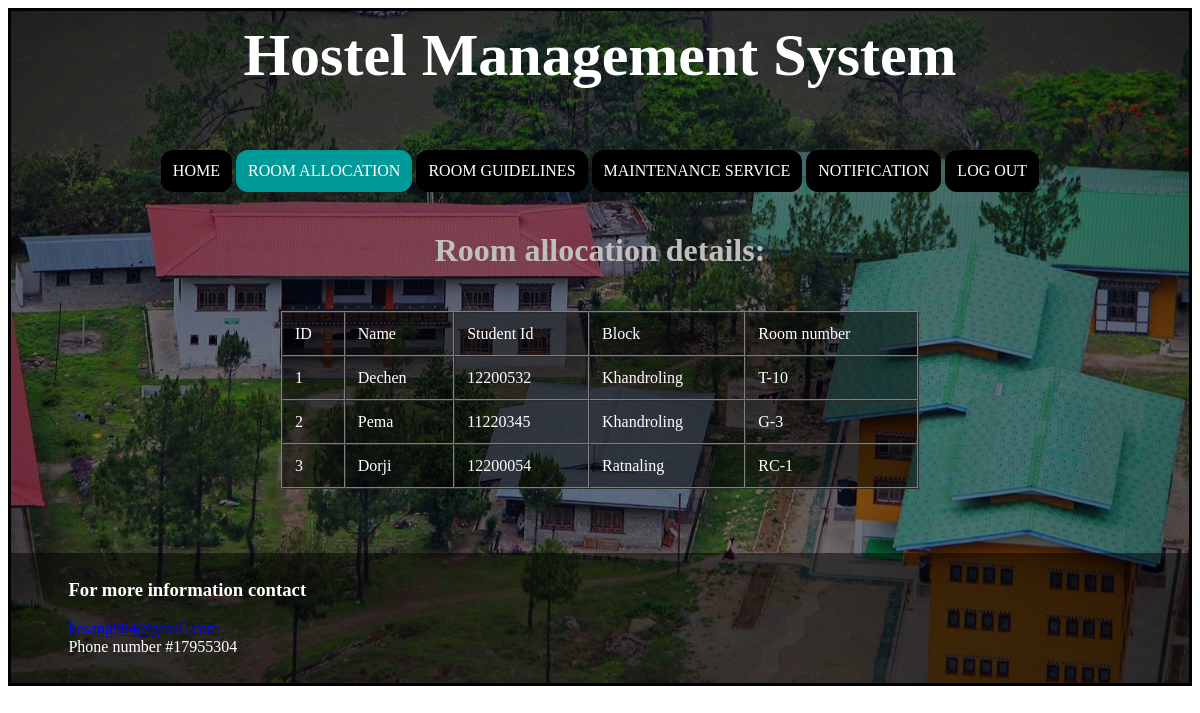
/room_allocation/, run on the app's committed database.
### myapp/models.py (models this page shows)
class RoomAllocation(models.Model):
    Name= models.CharField(max_length=30)
    Student_Id = models.CharField(max_length=20)
    Block = models.CharField(max_length=30)
    Room_number = models.CharField(max_length=30)
    class Meta:
        db_table = "RoomAllocation"

### myapp/views.py (the view)
# urls.py: path('room_allocation/', views.studentinfo, name="roomAllocation"),
def studentinfo(request):
    stud = RoomAllocation.objects.all()
    return render(request, 'room_allocation.html', {'stu': stud})

### myapp/templates/room_allocation.html (shortened to what this page needs)
<!DOCTYPE html5>
<html>
<head>
	{% load static %}
	<link rel="stylesheet" href="https://use.fontawesome.com/releases/v5.12.1/css/all.css">
</head>
<body>
	<table  width="100%" cellspacing="0" cellpadding="10" class="table" border="0">
		<tr class="tr1">
			<td colspan=3>
				<h1 class="h1" align="center">Hostel Management System</font></h1>
			</td>
		</tr>
		<tr>
			<td colspan="4" valign="center">
				<div id="navbar">
				<center>
				<form class="menu">
					<a href="{% url 'homepage'%}" class=''>HOME</a>
						<a href="{% url 'roomAllocation'%}" class='active'>ROOM ALLOCATION</a>
						<a href="{% url 'guidelines'%}" class=''>ROOM GUIDELINES</a>
						<a href="{% url 'Mservice'%}" class=''>MAINTENANCE SERVICE</a>
						<a href="{% url 'notification'%}" class=''>NOTIFICATION</a>
						<a href="{% url 'logout'%}" class=''>LOG OUT</a>
				</form>
				</center>
				</div>
			</td>
		</tr>
		<tr>
			<td></td>
			<td>
				<center>
					<h1 style="color:  #bfbfbf">Room allocation details:</h1>
				</center>
			</td>
			<td></td>
		</tr>
		<tr>
			<td></td>
			<td>
				<center>
					{% if stu %}
					<table border="1" width="60%" cellspacing="0" cellpadding="12px" class="innertable">
						<tr>
							<td>ID</td>
							<td>Name</td>
							<td>Student Id</td>
							<td>Block</td>
							<td>Room number</td>
						</tr>
						{% for st in stu %}
						<tr>
							<td>{{st.id}}</td>
							<td>{{st.Name}}</td>
							<td>{{st.Student_Id}}</td>
							<td>{{st.Block}}</td>
							<td>{{st.Room_number}}</td>
						</tr>
						{% endfor %}
					</table>
					{% else %}
					<h1>No data</h1>
					{% endif %}<br><br><br>
				</center>
			</td>
			<td></td>
		</tr>
		<tr class="tr5">
			<td></td>
			<td colspan="3">
				<h3>For more information contact</h3>
				<a href="https://accounts.google.com">kesang984@gmail.com</a><br> Phone number #17955304<br>
				</td>
		</tr>
	</table>
</body>
</html>

### myapp/templates/room_allocation.html (style rules this page uses)
.h1 { font-size: 60px; font-family: work sans semi bold; }
.tr1 { height: 50px; color: white; }
.tr5 { height: 130px; background: rgba(0,0,0,0.5); color: white; }
.table { background-color: #167d7d; border: solid black; background-image: linear-gradient(rgba(0,0,0,0.5),rgba(0,0,0,0.5)),url(/static/images/g.jpg); background-repeat: no-repeat; background-position: center center; background-size: cover; color: #878a83; background-attachment: fixed; }
.innertable { background: rgba(0, 0, 0, 0.5); color: white; }
.menu a { background-color: black; color: white; display:inline-block; padding: 12px; text-decoration: none; overflow: hidden; border-radius: 12px; }
.menu a.active { background-color: #009999; color: white; border-radius: 12px; }
a { color: blue; }

### data on the page
RoomAllocation: id "1", Name "Dechen", Student_Id "12200532", Block "Khandroling", Room_number "T-10"
RoomAllocation: id "2", Name "Pema", Student_Id "11220345", Block "Khandroling", Room_number "G-3"
RoomAllocation: id "3", Name "Dorji", Student_Id "12200054", Block "Ratnaling", Room_number "RC-1"
